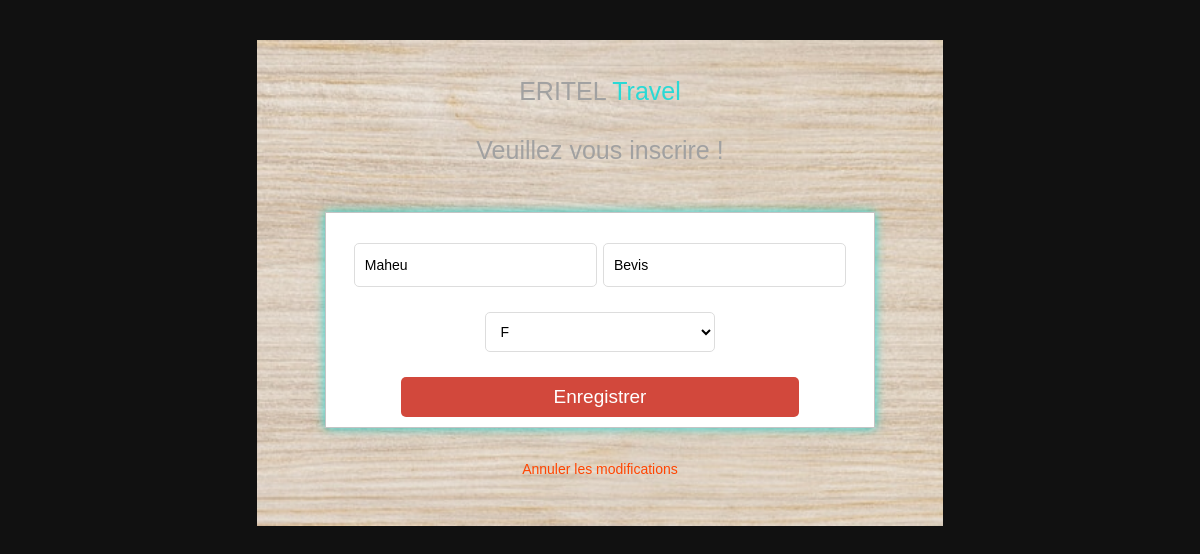
Screenshot of /Users/editTourism?id=28 (signed in) with the database file from the repository.
### tables this page shows
CREATE TABLE `tourisme` (
  `id` int(4) NOT NULL,
  `lname` varchar(50) NOT NULL,
  `fname` varchar(50) NOT NULL,
  `civilite` varchar(1) NOT NULL,
  `image` varchar(100) NOT NULL,
  `idGuide` int(4) NOT NULL
);

### App/Controllers/Users.php (called while the page is built, shortened)
<?php
class Users extends \Core\Controller {
  public function editTourismAction() {
    View::render("Admin/edit_tourist.php");
  }
}

### public/index.php (called while the page is built, shortened)
<?php
$router = new Core\Router();
$router->add('', ['controller' => 'Users', 'action' => 'accueil']);
$router->add('login', ['controller' => 'Users', 'action' => 'login']);
$router->add('admin', ['controller' => 'Users', 'action' => 'login']);
$router->add('about', ['controller' => 'Users', 'action' => 'about']);
$router->add('contact', ['controller' => 'Users', 'action' => 'contact']);
$router->add('site', ['controller' => 'Users', 'action' => 'site']);
$router->add('{controller}/{action}');
$router->add("{controller}/{id:\d+}/{action}");
$router->add("admin/{controller}/{action}", ["namespace" => "Admin"]);
$router->dispatch($_SERVER["QUERY_STRING"]);

### App/Views/Admin/edit_tourist.php (the view, shortened to what this page needs)
<?php
    require_once 'connexion.php';
?>
<!DOCTYPE html>
<html lang="en">
<head>
    <link rel="stylesheet" href="../../ressources/css/styleForm.css">
</head>
<body>
	<div class="containe">
		<h1 class="box-logo box-title">ERITEL <span>Travel</span></h1>
		<h1 class="box-title">Veuillez vous inscrire !</h1>
        <?php
            $getId = $_GET['id'];
            $request = $connexion->prepare("SELECT * FROM `tourisme` WHERE id = ?");
            $request->execute([$getId]);
            if($request->rowCount() > 0){
            while($tourism = $request->fetch(PDO::FETCH_ASSOC)){
        ?>
		<form action="/TouristeController/updateTourist" method="POST" enctype="multipart/form-data" class="box">
			<input type="text" class="box-input" name="lname" placeholder="Nom" required value="<?= $tourism['lname']; ?>" />
			<input type="text" class="box-input" name="fname" placeholder="Prénom" required value="<?= $tourism['fname']; ?>" />
            <select class="box-input" name="civilite" id="civilite" >
                <option value="" disabled selected><?= $tourism['civilite']; ?></option>
            </select>
			<input type="submit" name="enregistrer" value="Enregistrer" class="box-button" />
		</form>
        <?php
            }
            }
        ?>
		<p class="box-register"><a href="/TouristeController/showTourist">Annuler les modifications</a></p>
	</div>
</body>
</html>

### public/ressources/css/styleForm.css (style rules this page uses)
* { font-family: 'Raleway', sans-serif; }
:root { --first_color:#fff; --second_color:#111; --tird_color:#29d9d5; --forth_color:#222; --fith_color:#999; }
body { background: var(--second_color); background-repeat: no-repeat; background-position: center; background-size: cover; display: flex; justify-content: center; align-items: center; }
.containe { margin: 2rem auto; background: url('../assets/fond-design-texture-bois-chene_53876-143033.jpg'); background-repeat: no-repeat; background-position: center; background-size: cover; max-width: 1000px; padding: 3rem 2rem; text-align: center; }
.containe .box { display: flex; flex-wrap: wrap; align-items: center; justify-content: space-around; border: 1px solid #c4c4c4; padding: 30px 25px 10px 25px; background: white; margin: 2rem auto; max-width: 80%; box-shadow: 0 0 10px var(--tird_color); text-align: center; }
.containe h1.box-logo span { color: var(--tird_color); }
.containe h1.box-title { color: #a1a1a1; font-weight: 300; padding: 15px 25px; line-height: 30px; font-size: 25px; text-align:center; margin: -27px -26px 26px; }
.containe .box .box-button { border-radius: 5px; background: #d2483c; text-align: center; cursor: pointer; font-size: 19px; width: 80%; height: 40px; padding: 0; color: #fff; border: 0; outline:0; }
.containe .box-register { text-align:center; margin-bottom:0px; }
.containe .box-register a { text-decoration:none; font-size:14px; color:orangered; }
.containe .box .box-input { font-size: 14px; background: #fff; border: 1px solid #ddd; margin-bottom: 25px; padding-left:10px; border-radius: 5px; flex-basis: 46%; height: 40px; }

### rows the page displays
tourisme: lname "Maheu", fname "Bevis", civilite "F"
